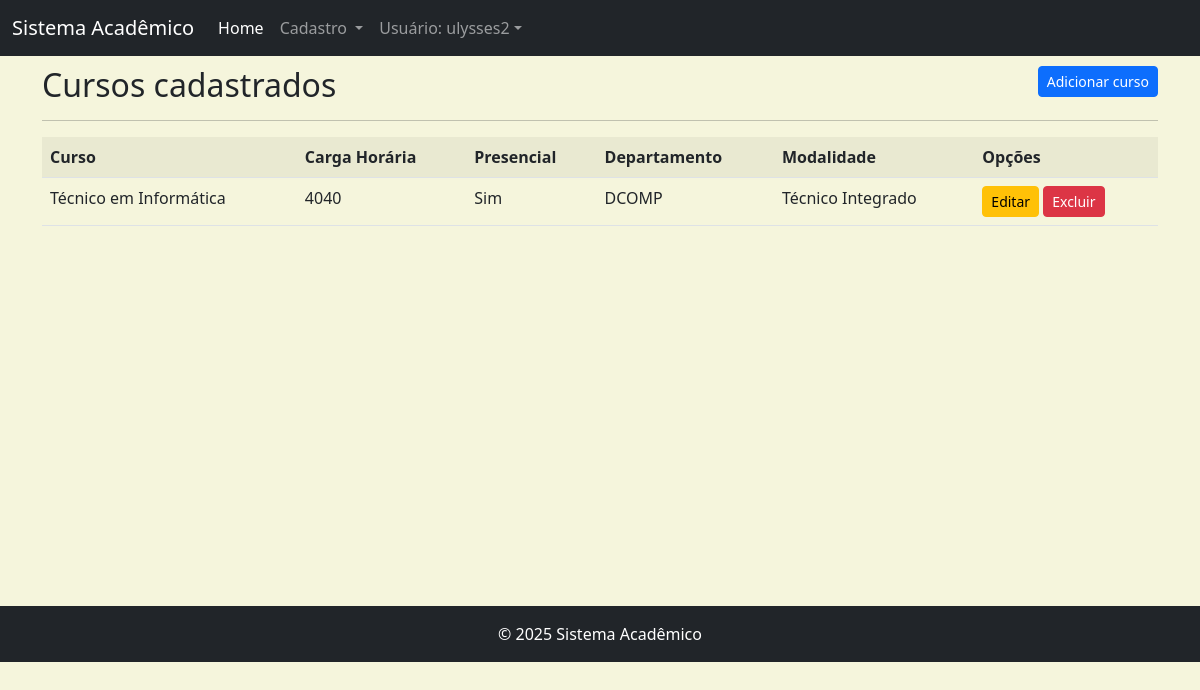
Before: /listar/curso/ (signed in) with the older database file.
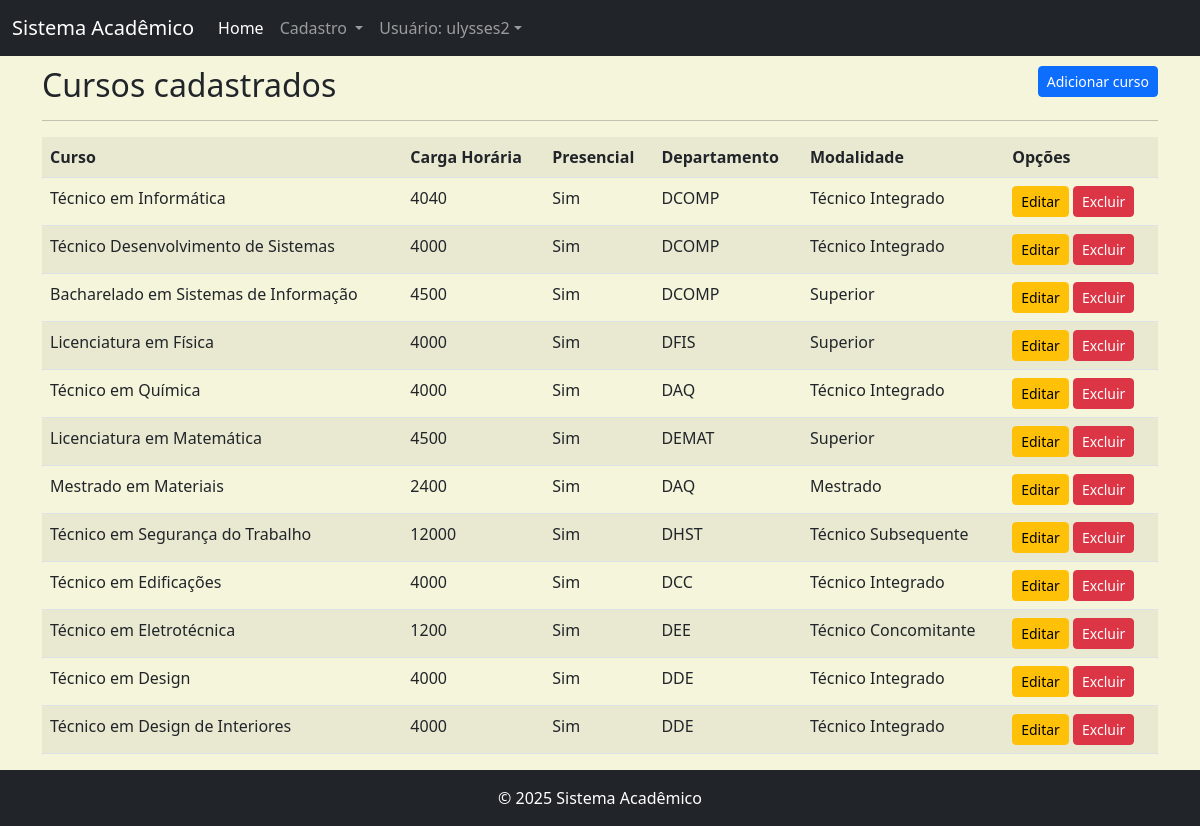
After: the same page with the newer database file.
### cadastros/models.py (models this page shows, shortened)
class Curso(models.Model):
    nome = models.CharField(max_length=50)
    cargaHoraria = models.IntegerField(verbose_name="Carga Horária")
    presencial = models.BooleanField()
    departamento = models.ForeignKey(Departamento, on_delete=models.PROTECT)
    modalidade = models.ForeignKey(Modalidade, on_delete=models.PROTECT)

class Departamento(models.Model):
    nome = models.CharField(max_length=50)
    sigla = models.CharField(max_length=5)

class Modalidade(models.Model):
    nome = models.CharField(max_length=50)

### cadastros/views.py (the view)
class CursoList(LoginRequiredMixin, ListView):
    model = Curso
    template_name = 'cadastros/lista/curso.html'
    login_url = reverse_lazy('login')

### cadastros/templates/cadastros/lista/curso.html (shortened to what this page needs)
{% extends 'paginas/base.html' %}
{% load static %}
{% block conteudo %}
<h2>Cursos cadastrados
    <a href="{% url 'cadastrar-curso' %}"
    class="btn btn-primary btn-sm float-end">
        Adicionar curso
    </a>
</h2>
<hr>
<div class="table-responsive">
    <table class="table table-striped">
        <tr>
            <th>Curso</th>
            <th>Carga Horária</th>
            <th>Presencial</th>
            <th>Departamento</th>
            <th>Modalidade</th>
            <th>Opções</th>
        </tr>
        {% for curso in object_list %}
        <tr>
            <td>{{ curso.nome }}</td>
            <td>{{ curso.cargaHoraria }}</td>
            <td>
                {% if curso.presencial %}
                Sim
                {% else %}
                Não
                {% endif %}
            </td>
            <td>{{ curso.departamento.sigla }}</td>
            <td>{{ curso.modalidade.nome }}</td>
            <td>
                <a href="{% url 'editar-curso' curso.pk %}"
                class="btn btn-warning btn-sm" title="Editar">
                    Editar
                </a>
                <a href="{% url 'excluir-curso' curso.pk %}"
                class="btn btn-danger btn-sm" title="Excluir">Excluir</a>
            </td>
        </tr>
        {% empty %}
        <tr>
            <td colspan="6">
                Nenhum campo registro.
            </td>
        </tr>
        {% endfor %}
    </table>
</div>
{% endblock %}

### paginas/templates/paginas/base.html (shortened to what this page needs)
{% load static %}
<!DOCTYPE html>
<html lang="pt-br">
<head>
    <link rel="stylesheet" href="https://cdn.jsdelivr.net/npm/bootstrap@5.2.3/dist/css/bootstrap.min.css">
    <link rel="stylesheet" href="{% static 'css/style.css' %}">
    <link rel="stylesheet" href="{% static 'css/datatables.min.css' %}">
</head>
<body>
    <nav class="navbar navbar-expand-lg navbar-dark bg-dark">
        <div class="container-fluid">
            <a class="navbar-brand" href="#">Sistema Acadêmico</a>
            <div class="collapse navbar-collapse" id="navbarNav">
                <ul class="navbar-nav">
                    <li class="nav-item">
                        <a class="nav-link active" aria-current="page" href="{% url 'inicio' %}">Home</a>
                    </li>
                    {% if request.user.is_authenticated %}
                    <li class="nav-item dropdown" id="dropdownCadastro">
                        <a class="nav-link dropdown-toggle" role="button"
                        data-bs-toggle="dropdown" aria-expanded="false" href="#">
                            Cadastro
                        </a>
                    </li>
                    {% endif %}
                    {% if request.user.is_authenticated %}
                    <li class="nav-item dropdown" id="dropdownLogin">
                        <a class="nav-link dropdown-toggle" role="button" data-bs-toggle="dropdown" aria-expanded="false" href="#">Usuário: {{ user }}</a>
                    </li>
                    {% endif %}
                </ul>
            </div>
        </div>
    </nav>
    <div class="container">
        {% block conteudo %}{% endblock %}
    </div>
    <footer class="footer mt-auto py-3 bg-dark">
        <div class="rodape">
            {% block rodape %}
            <span class="text-bg-dark">© 2025 Sistema Acadêmico</span>
            {% endblock %}
        </div>
    </footer>
</body>
</html>

### static/css/style.css (style rules this page uses)
body { background-color: beige; }
.container { min-height: 550px; padding-top: 10px; }
.rodape { text-align: center; }

Changed rows visible on the page:
added Curso: nome "Técnico Desenvolvimento de Sistemas", cargaHoraria "4000", presencial "Sim", departamento.sigla "DCOMP", modalidade.nome "Técnico Integrado"
added Curso: nome "Bacharelado em Sistemas de Informação", cargaHoraria "4500", presencial "Sim", departamento.sigla "DCOMP", modalidade.nome "Superior"
added Curso: nome "Licenciatura em Física", cargaHoraria "4000", presencial "Sim", departamento.sigla "DFIS", modalidade.nome "Superior"
added Curso: nome "Técnico em Química", cargaHoraria "4000", presencial "Sim", departamento.sigla "DAQ", modalidade.nome "Técnico Integrado"
added Curso: nome "Licenciatura em Matemática", cargaHoraria "4500", presencial "Sim", departamento.sigla "DEMAT", modalidade.nome "Superior"
added Curso: nome "Mestrado em Materiais", cargaHoraria "2400", presencial "Sim", departamento.sigla "DAQ", modalidade.nome "Mestrado"
added Curso: nome "Técnico em Segurança do Trabalho", cargaHoraria "12000", presencial "Sim", departamento.sigla "DHST", modalidade.nome "Técnico Subsequente"
added Curso: nome "Técnico em Edificações", cargaHoraria "4000", presencial "Sim", departamento.sigla "DCC", modalidade.nome "Técnico Integrado"
added Curso: nome "Técnico em Eletrotécnica", cargaHoraria "1200", presencial "Sim", departamento.sigla "DEE", modalidade.nome "Técnico Concomitante"
added Curso: nome "Técnico em Design", cargaHoraria "4000", presencial "Sim", departamento.sigla "DDE", modalidade.nome "Técnico Integrado"
added Curso: nome "Técnico em Design de Interiores", cargaHoraria "4000", presencial "Sim", departamento.sigla "DDE", modalidade.nome "Técnico Integrado"
